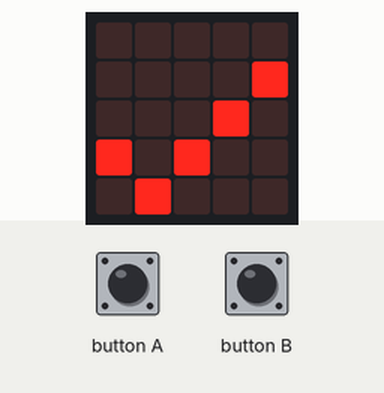
Simulated run of this program. Board: BBC micro:bit (MakeCode). Parts: the board's 5×5 LED display. The test bench sets the inputs (shaded band).

Above: at 1.2 s.
1.3 s: button A pressed for 1 s
At 4.0 s:
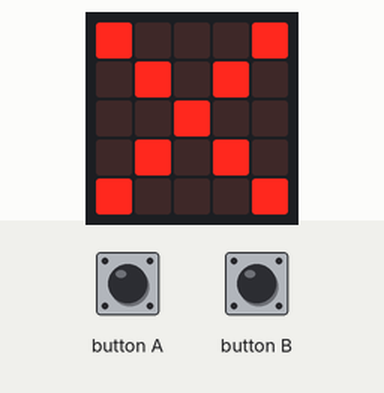
5.9 s: button A pressed for 0.15 s
At 8.4 s:
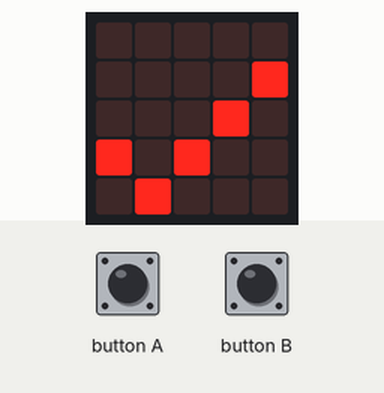
9.9 s: button A pressed for 3.2 s
At 11.5 s:
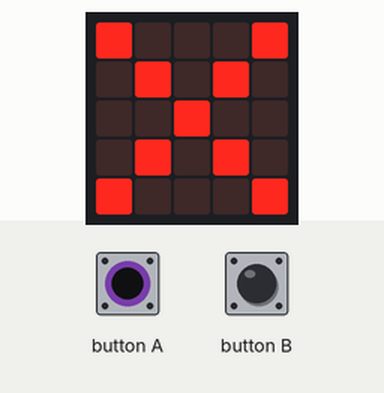
Timing chart, 0 to 13.0 s (numbered marks = the images above; inputs shaded):
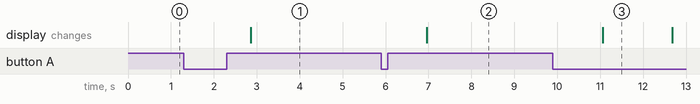

The program:

main.ts
```typescript
radio.onReceivedNumber(function (receivedNumber) {
    if (ausgabe == 1) {
        Temperaturliste.push(receivedNumber)
        serial.writeLine("" + (receivedNumber))
    }
})
input.onButtonPressed(Button.B, function () {
    for (let zeilennummer = 0; zeilennummer <= 9; zeilennummer++) {
        indexinarray = Temperaturliste.length - (10 - zeilennummer)
        zeileninhalt = Temperaturliste[indexinarray]
        serial.writeString("Temp: ")
        serial.writeNumber(zeileninhalt)
        serial.writeString(" Diagramm:")
        for (let index = 0; index < zeileninhalt; index++) {
            serial.writeString("#")
        }
        serial.writeLine("")
    }
})
let zeileninhalt = 0
let indexinarray = 0
let ausgabe = 0
let Temperaturliste: number[] = []
radio.setGroup(0)
Temperaturliste = []
ausgabe = 1
basic.forever(function () {
    if (input.buttonIsPressed(Button.A)) {
        if (ausgabe == 1) {
            ausgabe = 0
            basic.pause(1000)
        } else {
            ausgabe = 1
            basic.pause(1000)
        }
    }
    basic.clearScreen()
    if (ausgabe == 1) {
        basic.showIcon(IconNames.Yes)
    } else if (ausgabe == 0) {
        basic.showIcon(IconNames.No)
    }
})
```

test.ts
```typescript
// Hier kann man Tests durchführen; diese Datei wird nicht kompiliert, wenn dieses Paket als Erweiterung verwendet wird.
```

Measured:
- after the input at 1.3 s, the display: changes after 1.6 s (image 1)
- after the input at 5.9 s, the display: changes after 1.1 s (image 2)
- after the input at 9.9 s, the display: changes after 1.2 s (image 3)
